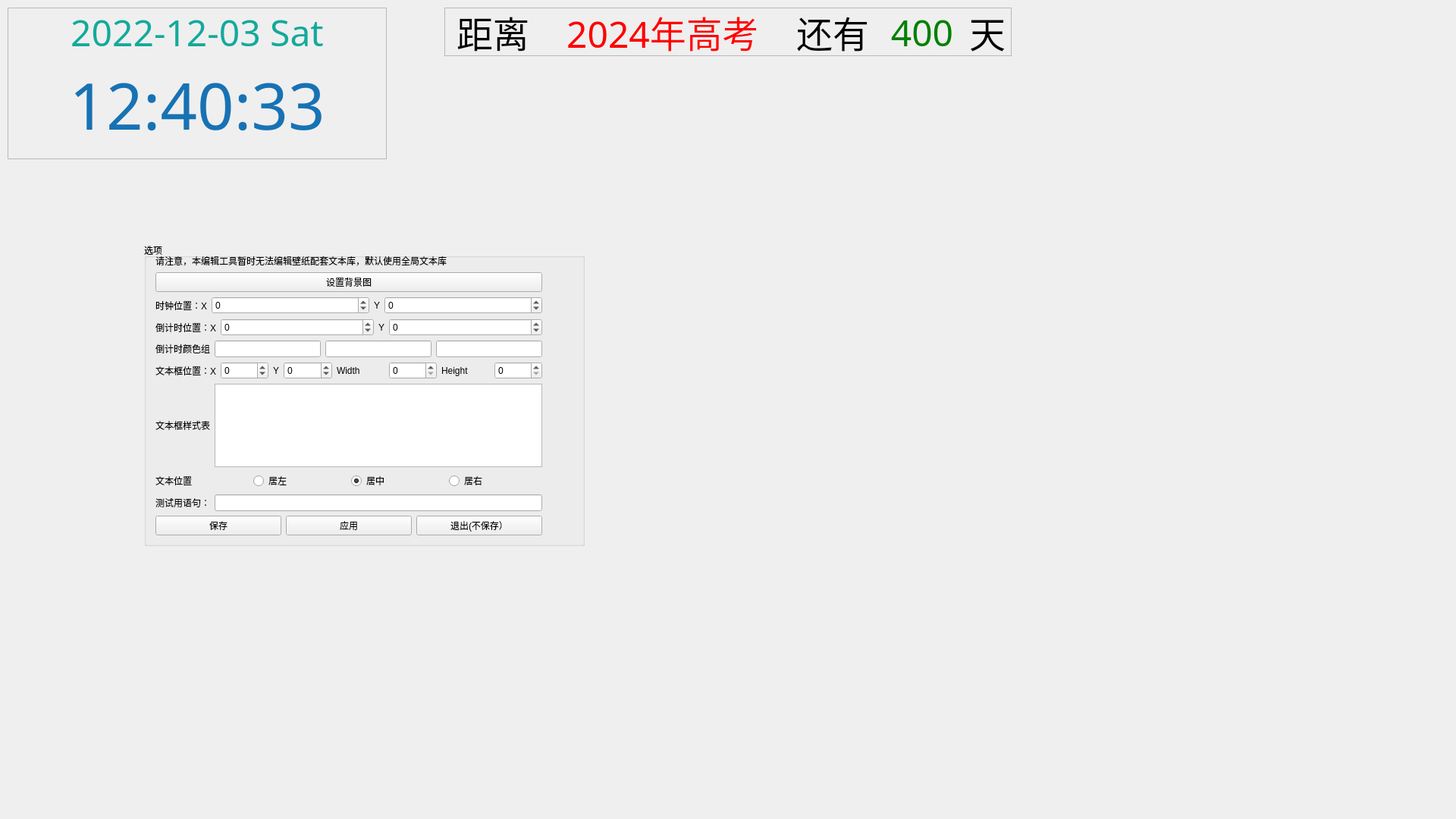
<?xml version="1.0" encoding="UTF-8"?>
<ui version="4.0">
 <class>WallpaperDesigner</class>
 <widget class="QMainWindow" name="WallpaperDesigner">
  <property name="geometry">
   <rect>
    <x>0</x>
    <y>0</y>
    <width>1920</width>
    <height>1080</height>
   </rect>
  </property>
  <property name="windowTitle">
   <string>编辑壁纸</string>
  </property>
  <widget class="QWidget" name="centralwidget">
   <widget class="QFrame" name="DateTime">
    <property name="geometry">
     <rect>
      <x>10</x>
      <y>10</y>
      <width>500</width>
      <height>200</height>
     </rect>
    </property>
    <property name="frameShape">
     <enum>QFrame::StyledPanel</enum>
    </property>
    <property name="frameShadow">
     <enum>QFrame::Raised</enum>
    </property>
    <widget class="QLabel" name="Date">
     <property name="geometry">
      <rect>
       <x>0</x>
       <y>0</y>
       <width>500</width>
       <height>64</height>
      </rect>
     </property>
     <property name="font">
      <font>
       <family>霞鹜文楷</family>
       <pointsize>36</pointsize>
      </font>
     </property>
     <property name="layoutDirection">
      <enum>Qt::LeftToRight</enum>
     </property>
     <property name="styleSheet">
      <string notr="true">color: #12aa9c</string>
     </property>
     <property name="text">
      <string>2022-12-03 Sat</string>
     </property>
     <property name="textFormat">
      <enum>Qt::PlainText</enum>
     </property>
     <property name="scaledContents">
      <bool>true</bool>
     </property>
     <property name="alignment">
      <set>Qt::AlignCenter</set>
     </property>
    </widget>
    <widget class="QLabel" name="Time">
     <property name="geometry">
      <rect>
       <x>0</x>
       <y>64</y>
       <width>500</width>
       <height>128</height>
      </rect>
     </property>
     <property name="sizePolicy">
      <sizepolicy hsizetype="Preferred" vsizetype="Preferred">
       <horstretch>0</horstretch>
       <verstretch>0</verstretch>
      </sizepolicy>
     </property>
     <property name="font">
      <font>
       <family>霞鹜文楷</family>
       <pointsize>64</pointsize>
      </font>
     </property>
     <property name="styleSheet">
      <string notr="true">color: #1772b4</string>
     </property>
     <property name="text">
      <string>12:40:33</string>
     </property>
     <property name="alignment">
      <set>Qt::AlignCenter</set>
     </property>
    </widget>
   </widget>
   <widget class="QFrame" name="CountDown">
    <property name="geometry">
     <rect>
      <x>586</x>
      <y>10</y>
      <width>748</width>
      <height>64</height>
     </rect>
    </property>
    <property name="font">
     <font>
      <family>霞鹜文楷</family>
      <pointsize>36</pointsize>
     </font>
    </property>
    <property name="styleSheet">
     <string notr="true">color: black</string>
    </property>
    <property name="frameShape">
     <enum>QFrame::StyledPanel</enum>
    </property>
    <property name="frameShadow">
     <enum>QFrame::Raised</enum>
    </property>
    <widget class="QLabel" name="text1">
     <property name="geometry">
      <rect>
       <x>0</x>
       <y>0</y>
       <width>128</width>
       <height>64</height>
      </rect>
     </property>
     <property name="font">
      <font>
       <family>霞鹜文楷</family>
       <pointsize>36</pointsize>
      </font>
     </property>
     <property name="styleSheet">
      <string notr="true"/>
     </property>
     <property name="text">
      <string>距离</string>
     </property>
     <property name="alignment">
      <set>Qt::AlignCenter</set>
     </property>
    </widget>
    <widget class="QLabel" name="target">
     <property name="geometry">
      <rect>
       <x>128</x>
       <y>0</y>
       <width>320</width>
       <height>64</height>
      </rect>
     </property>
     <property name="sizePolicy">
      <sizepolicy hsizetype="Preferred" vsizetype="Preferred">
       <horstretch>0</horstretch>
       <verstretch>0</verstretch>
      </sizepolicy>
     </property>
     <property name="font">
      <font>
       <family>霞鹜文楷</family>
       <pointsize>36</pointsize>
      </font>
     </property>
     <property name="styleSheet">
      <string notr="true">color: red</string>
     </property>
     <property name="text">
      <string>2024年高考</string>
     </property>
     <property name="alignment">
      <set>Qt::AlignCenter</set>
     </property>
    </widget>
    <widget class="QLabel" name="text2">
     <property name="geometry">
      <rect>
       <x>448</x>
       <y>0</y>
       <width>128</width>
       <height>64</height>
      </rect>
     </property>
     <property name="font">
      <font>
       <family>霞鹜文楷</family>
       <pointsize>36</pointsize>
      </font>
     </property>
     <property name="text">
      <string>还有</string>
     </property>
     <property name="alignment">
      <set>Qt::AlignCenter</set>
     </property>
    </widget>
    <widget class="QLabel" name="days">
     <property name="geometry">
      <rect>
       <x>576</x>
       <y>0</y>
       <width>108</width>
       <height>64</height>
      </rect>
     </property>
     <property name="font">
      <font>
       <family>霞鹜文楷</family>
       <pointsize>36</pointsize>
      </font>
     </property>
     <property name="styleSheet">
      <string notr="true">color: green</string>
     </property>
     <property name="text">
      <string>400</string>
     </property>
     <property name="alignment">
      <set>Qt::AlignCenter</set>
     </property>
    </widget>
    <widget class="QLabel" name="text3">
     <property name="geometry">
      <rect>
       <x>684</x>
       <y>0</y>
       <width>64</width>
       <height>64</height>
      </rect>
     </property>
     <property name="font">
      <font>
       <family>霞鹜文楷</family>
       <pointsize>36</pointsize>
      </font>
     </property>
     <property name="text">
      <string>天</string>
     </property>
     <property name="alignment">
      <set>Qt::AlignCenter</set>
     </property>
    </widget>
    <zorder>target</zorder>
    <zorder>text1</zorder>
    <zorder>text2</zorder>
    <zorder>days</zorder>
    <zorder>text3</zorder>
   </widget>
   <widget class="QLabel" name="image">
    <property name="geometry">
     <rect>
      <x>0</x>
      <y>0</y>
      <width>1920</width>
      <height>1080</height>
     </rect>
    </property>
    <property name="text">
     <string/>
    </property>
    <property name="textFormat">
     <enum>Qt::AutoText</enum>
    </property>
    <property name="scaledContents">
     <bool>true</bool>
    </property>
    <property name="margin">
     <number>0</number>
    </property>
    <property name="indent">
     <number>0</number>
    </property>
   </widget>
   <widget class="QLabel" name="Text">
    <property name="geometry">
     <rect>
      <x>0</x>
      <y>0</y>
      <width>200</width>
      <height>200</height>
     </rect>
    </property>
    <property name="font">
     <font>
      <family>HarmonyOS Sans SC Light</family>
      <pointsize>14</pointsize>
      <weight>50</weight>
      <italic>false</italic>
      <bold>false</bold>
     </font>
    </property>
    <property name="styleSheet">
     <string notr="true">font: 14pt &quot;HarmonyOS Sans SC Light&quot;;</string>
    </property>
    <property name="text">
     <string/>
    </property>
    <property name="wordWrap">
     <bool>true</bool>
    </property>
   </widget>
   <widget class="QGroupBox" name="Options">
    <property name="geometry">
     <rect>
      <x>190</x>
      <y>320</y>
      <width>581</width>
      <height>400</height>
     </rect>
    </property>
    <property name="font">
     <font>
      <pointsize>9</pointsize>
     </font>
    </property>
    <property name="layoutDirection">
     <enum>Qt::LeftToRight</enum>
    </property>
    <property name="autoFillBackground">
     <bool>true</bool>
    </property>
    <property name="styleSheet">
     <string notr="true"/>
    </property>
    <property name="title">
     <string>选项</string>
    </property>
    <widget class="QWidget" name="verticalLayoutWidget">
     <property name="geometry">
      <rect>
       <x>0</x>
       <y>0</y>
       <width>540</width>
       <height>401</height>
      </rect>
     </property>
     <layout class="QVBoxLayout" name="verticalLayout">
      <property name="sizeConstraint">
       <enum>QLayout::SetMinimumSize</enum>
      </property>
      <property name="leftMargin">
       <number>15</number>
      </property>
      <property name="topMargin">
       <number>15</number>
      </property>
      <property name="rightMargin">
       <number>15</number>
      </property>
      <property name="bottomMargin">
       <number>15</number>
      </property>
      <item>
       <widget class="QLabel" name="label_6">
        <property name="text">
         <string>请注意，本编辑工具暂时无法编辑壁纸配套文本库，默认使用全局文本库</string>
        </property>
        <property name="margin">
         <number>1</number>
        </property>
       </widget>
      </item>
      <item>
       <widget class="QPushButton" name="setImageButton">
        <property name="text">
         <string>设置背景图</string>
        </property>
       </widget>
      </item>
      <item>
       <layout class="QHBoxLayout" name="horizontalLayout">
        <item>
         <widget class="QLabel" name="DateTimePosText">
          <property name="sizePolicy">
           <sizepolicy hsizetype="Maximum" vsizetype="Preferred">
            <horstretch>0</horstretch>
            <verstretch>0</verstretch>
           </sizepolicy>
          </property>
          <property name="text">
           <string>时钟位置：X</string>
          </property>
         </widget>
        </item>
        <item>
         <widget class="QSpinBox" name="DateTimePosX">
          <property name="minimum">
           <number>-1920</number>
          </property>
          <property name="maximum">
           <number>1920</number>
          </property>
         </widget>
        </item>
        <item>
         <widget class="QLabel" name="DateTimePos">
          <property name="sizePolicy">
           <sizepolicy hsizetype="Maximum" vsizetype="Preferred">
            <horstretch>0</horstretch>
            <verstretch>0</verstretch>
           </sizepolicy>
          </property>
          <property name="text">
           <string>Y</string>
          </property>
         </widget>
        </item>
        <item>
         <widget class="QSpinBox" name="DateTimePosY">
          <property name="minimum">
           <number>-1080</number>
          </property>
          <property name="maximum">
           <number>1080</number>
          </property>
         </widget>
        </item>
       </layout>
      </item>
      <item>
       <layout class="QHBoxLayout" name="horizontalLayout_2">
        <item>
         <widget class="QLabel" name="DateTimePosText_2">
          <property name="sizePolicy">
           <sizepolicy hsizetype="Maximum" vsizetype="Preferred">
            <horstretch>0</horstretch>
            <verstretch>0</verstretch>
           </sizepolicy>
          </property>
          <property name="text">
           <string>倒计时位置：X</string>
          </property>
         </widget>
        </item>
        <item>
         <widget class="QSpinBox" name="CountDownPosX">
          <property name="minimum">
           <number>-1920</number>
          </property>
          <property name="maximum">
           <number>1920</number>
          </property>
         </widget>
        </item>
        <item>
         <widget class="QLabel" name="DateTimePos_2">
          <property name="sizePolicy">
           <sizepolicy hsizetype="Maximum" vsizetype="Preferred">
            <horstretch>0</horstretch>
            <verstretch>0</verstretch>
           </sizepolicy>
          </property>
          <property name="text">
           <string>Y</string>
          </property>
         </widget>
        </item>
        <item>
         <widget class="QSpinBox" name="CountDownPosY">
          <property name="minimum">
           <number>-1080</number>
          </property>
          <property name="maximum">
           <number>1080</number>
          </property>
         </widget>
        </item>
       </layout>
      </item>
      <item>
       <layout class="QHBoxLayout" name="horizontalLayout_8">
        <item>
         <widget class="QLabel" name="label_3">
          <property name="text">
           <string>倒计时颜色组</string>
          </property>
         </widget>
        </item>
        <item>
         <widget class="QLineEdit" name="CountDownColorText"/>
        </item>
        <item>
         <widget class="QLineEdit" name="CountDownColorTarget"/>
        </item>
        <item>
         <widget class="QLineEdit" name="CountDownColorDays"/>
        </item>
       </layout>
      </item>
      <item>
       <layout class="QHBoxLayout" name="horizontalLayout_3">
        <item>
         <widget class="QLabel" name="DateTimePosText_3">
          <property name="sizePolicy">
           <sizepolicy hsizetype="Maximum" vsizetype="Preferred">
            <horstretch>0</horstretch>
            <verstretch>0</verstretch>
           </sizepolicy>
          </property>
          <property name="text">
           <string>文本框位置：X</string>
          </property>
         </widget>
        </item>
        <item>
         <widget class="QSpinBox" name="TextPosX">
          <property name="minimum">
           <number>-1920</number>
          </property>
          <property name="maximum">
           <number>1920</number>
          </property>
         </widget>
        </item>
        <item>
         <widget class="QLabel" name="DateTimePos_3">
          <property name="sizePolicy">
           <sizepolicy hsizetype="Maximum" vsizetype="Preferred">
            <horstretch>0</horstretch>
            <verstretch>0</verstretch>
           </sizepolicy>
          </property>
          <property name="text">
           <string>Y</string>
          </property>
         </widget>
        </item>
        <item>
         <widget class="QSpinBox" name="TextPosY">
          <property name="minimum">
           <number>-1080</number>
          </property>
          <property name="maximum">
           <number>1080</number>
          </property>
         </widget>
        </item>
        <item>
         <widget class="QLabel" name="label">
          <property name="text">
           <string>Width</string>
          </property>
         </widget>
        </item>
        <item>
         <widget class="QSpinBox" name="TextWidth">
          <property name="maximum">
           <number>1920</number>
          </property>
         </widget>
        </item>
        <item>
         <widget class="QLabel" name="label_2">
          <property name="text">
           <string>Height</string>
          </property>
         </widget>
        </item>
        <item>
         <widget class="QSpinBox" name="TextHeight">
          <property name="maximum">
           <number>1080</number>
          </property>
         </widget>
        </item>
       </layout>
      </item>
      <item>
       <layout class="QHBoxLayout" name="horizontalLayout_9">
        <item>
         <widget class="QLabel" name="label_4">
          <property name="text">
           <string>文本框样式表</string>
          </property>
         </widget>
        </item>
        <item>
         <widget class="QTextEdit" name="TextStyleSheet">
          <property name="acceptRichText">
           <bool>false</bool>
          </property>
         </widget>
        </item>
       </layout>
      </item>
      <item>
       <layout class="QHBoxLayout" name="horizontalLayout_4">
        <item>
         <widget class="QLabel" name="label_5">
          <property name="text">
           <string>文本位置</string>
          </property>
         </widget>
        </item>
        <item>
         <widget class="QRadioButton" name="TextAlignLeft">
          <property name="text">
           <string>居左</string>
          </property>
         </widget>
        </item>
        <item>
         <widget class="QRadioButton" name="TextAlignCenter">
          <property name="text">
           <string>居中</string>
          </property>
          <property name="checked">
           <bool>true</bool>
          </property>
         </widget>
        </item>
        <item>
         <widget class="QRadioButton" name="TextAlignRight">
          <property name="text">
           <string>居右</string>
          </property>
         </widget>
        </item>
       </layout>
      </item>
      <item>
       <layout class="QHBoxLayout" name="horizontalLayout_5">
        <item>
         <widget class="QLabel" name="DateTimePosText_5">
          <property name="sizePolicy">
           <sizepolicy hsizetype="Maximum" vsizetype="Preferred">
            <horstretch>0</horstretch>
            <verstretch>0</verstretch>
           </sizepolicy>
          </property>
          <property name="text">
           <string>测试用语句：</string>
          </property>
         </widget>
        </item>
        <item>
         <widget class="QLineEdit" name="TextContent"/>
        </item>
       </layout>
      </item>
      <item>
       <spacer name="verticalSpacer">
        <property name="orientation">
         <enum>Qt::Vertical</enum>
        </property>
        <property name="sizeType">
         <enum>QSizePolicy::Expanding</enum>
        </property>
        <property name="sizeHint" stdset="0">
         <size>
          <width>20</width>
          <height>40</height>
         </size>
        </property>
       </spacer>
      </item>
      <item>
       <layout class="QHBoxLayout" name="horizontalLayout_6">
        <item>
         <widget class="QPushButton" name="Save">
          <property name="text">
           <string>保存</string>
          </property>
         </widget>
        </item>
        <item>
         <widget class="QPushButton" name="Apply">
          <property name="text">
           <string>应用</string>
          </property>
         </widget>
        </item>
        <item>
         <widget class="QPushButton" name="Quit">
          <property name="text">
           <string>退出(不保存）</string>
          </property>
         </widget>
        </item>
       </layout>
      </item>
     </layout>
    </widget>
   </widget>
   <zorder>image</zorder>
   <zorder>DateTime</zorder>
   <zorder>CountDown</zorder>
   <zorder>Text</zorder>
   <zorder>Options</zorder>
  </widget>
 </widget>
 <resources/>
 <connections/>
</ui>
